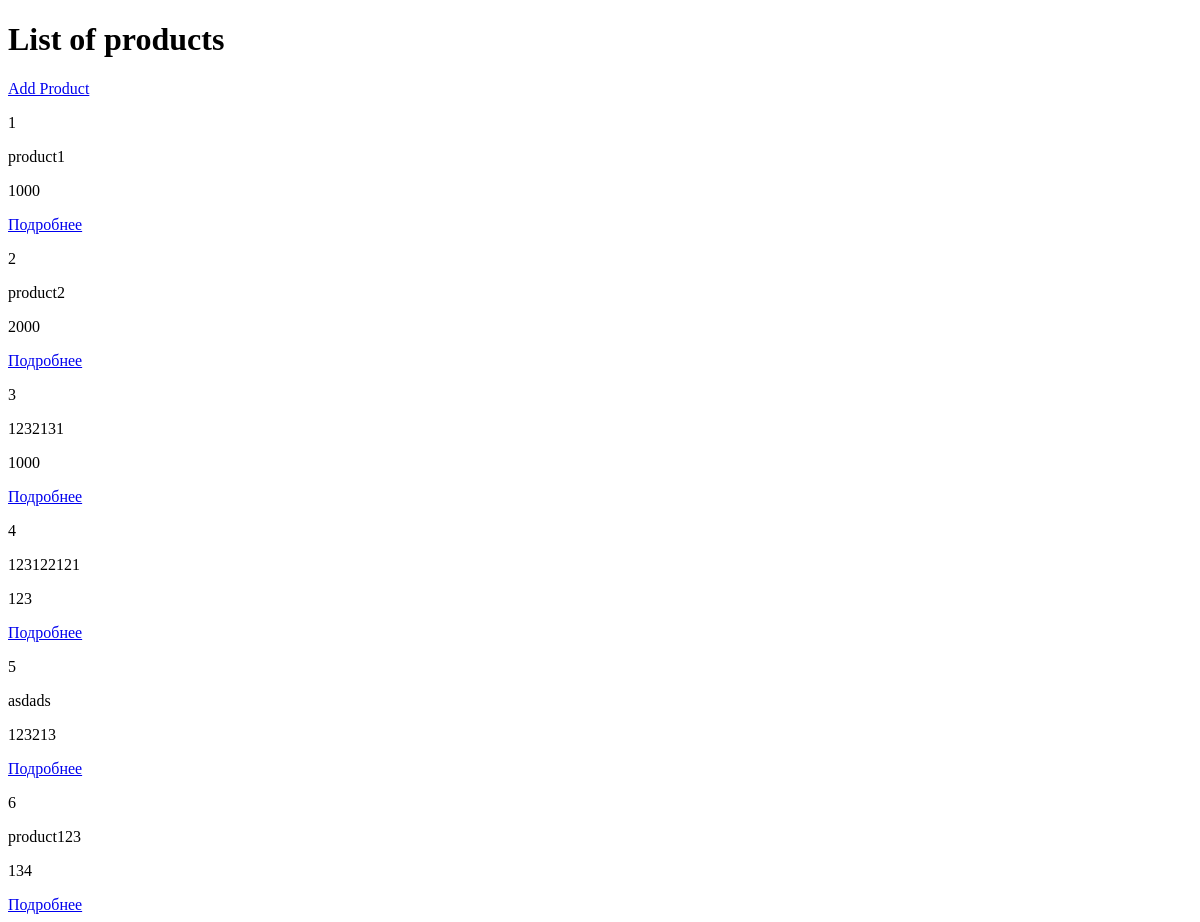
The app's page /products/list/, older data.
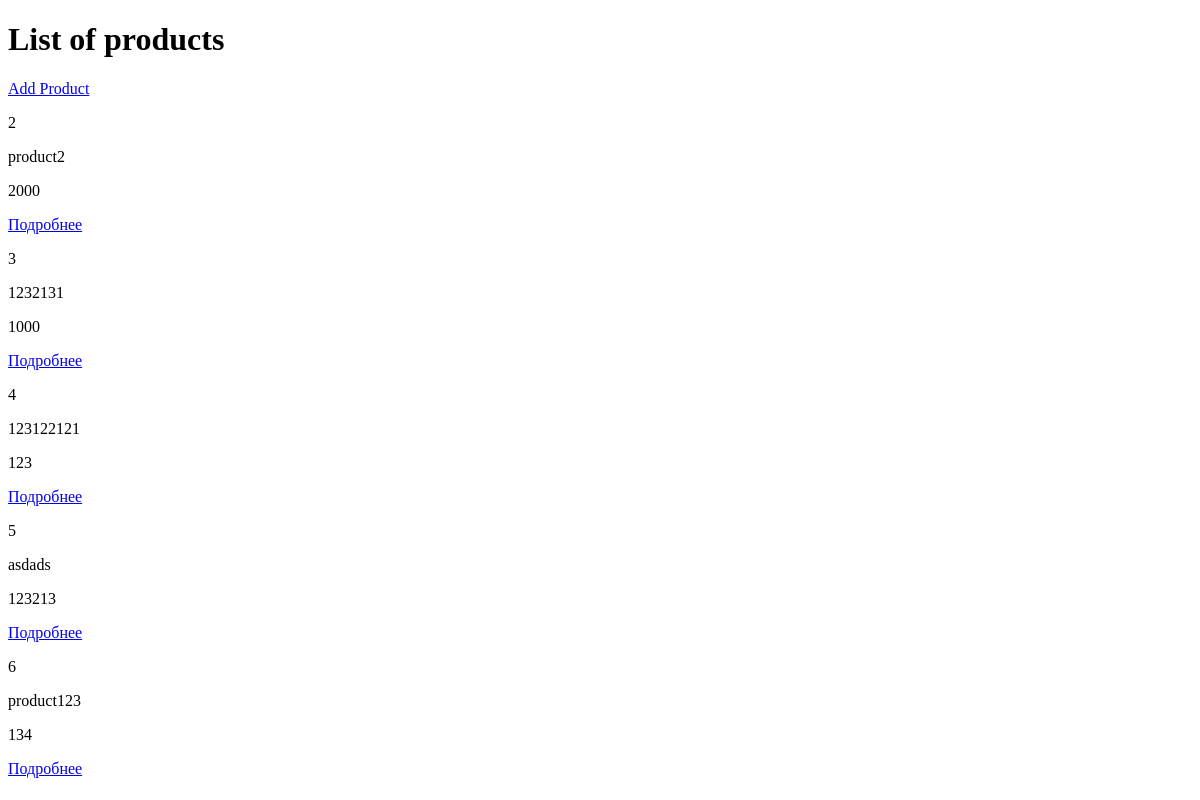
The same page, newer data.
### products/models.py (models this page shows, shortened)
class Product(models.Model):
    author = models.ForeignKey(settings.AUTH_USER_MODEL, on_delete=models.CASCADE)
    name = models.CharField(max_length=255)
    description = models.TextField()
    price = models.IntegerField()
    created_date = models.DateTimeField(default=timezone.now)

### products/views.py (the view)
# urls.py: path("list/", list, name="product_list"),
def list(request):
    products = Product.objects.all()  # [Product1,Product2,Product]
    d = {
        "products": products,
    }
    return render(request, "products/list.html", context=d)

### products/templates/products/list.html (shortened to what this page needs)
<!DOCTYPE html>
<html lang="en">
<head>
</head>
<body>
<h1>List of products</h1>
<a href="{%url 'add_page' %}">Add Product</a>
{%for i in products%}
<p>{{i.pk}}</p>
<p>{{i.name}}</p>
<p>{{i.price}}</p>
<a href="{%url 'product_get' id=i.pk%}">Подробнее</a>
<br>
{%endfor%}
</body>
</html>

Row changes from the older to the newer data that the page shows:
removed Product: pk "1", name "product1", price "1000"
